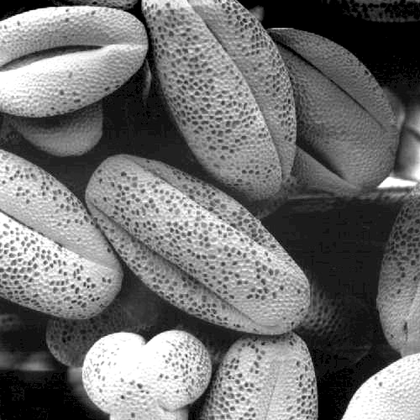
%> input picture Codes for Exercise 2/5.2.tif, 420 x 420 px, shrunk from 500 x 500 before the run
$ octave 5.m   (GNU Octave 9; MATLAB toolbox functions it lacks are replaced by stand-ins)
%> lines starting %> are read from the running program, lines starting %| are printed output that depends on the picture
%in barnamei baraye Histogram Specification ast.BARAYE
%EJRAYE BARNAME HAME BARNAME RA ENTEKHAB KARDE(Ctrl+A & Ctrl+C)VA DAR Command
%Window MATLAB PASTE KONID.
clc;
close all;
clear all;
%Histograme tasvire matlub
IMG_Desire=imread('5.2.tif');%tasvire matlub
%> IMG_Desire is the input picture: size 420x420 uint8; min 0, max 255, mean 113.2
figure(1);
subplot(2,2,1);imshow(IMG_Desire);title('tasvire matlub');
figure(2);
subplot(2,2,1);imhist(IMG_Desire);title('histogram tasvire matlub');
IMG_Desire=double(IMG_Desire);
%> IMG_Desire: size 420x420 double
%Histogram
HST=zeros(1,256);
[m n]=size(IMG_Desire);
%> m = 420; n = 420
for i=1:m
      for j=1:n
      HST(IMG_Desire(i,j)+1)=HST(IMG_Desire(i,j)+1)+1;
      end
end
%> after the loop, HST = 256 values, max 10370 at index 1, min 174 at index 8, mean 689.1
P=HST/(m*n);
%> P = 256 values, max 0.0588 at index 1, min 0.000986 at index 8, mean 0.00391
C(1)=P(1);
for k=2:256
    C(k)=C(k-1)+P(k);
end
%> after the loop, C = 256 values from 0.0588 to 1
L=256;
%tasvire vorudi
IMG_IN=imread('5.1.tif');
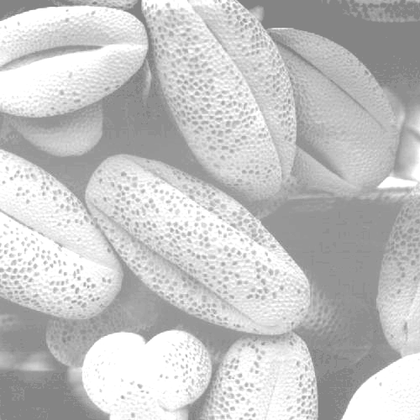
%> input picture Codes for Exercise 2/5.1.tif, 420 x 420 px, shrunk from 500 x 500 before the run
%> IMG_IN is the input picture: size 420x420 uint8; min 125, max 255, mean 196.3
figure(1);
subplot(2,2,2);imshow(IMG_IN);title('tasvire vorudi');
IN=double(IMG_IN);
[m,n]=size(IN);
%tedade pixel ha
Num=m*n;
%> Num = 176400
Con=reshape(IN,Num,1);
ConP=hist(Con,[0:L-1]);
%> ConP = 256 values, max 17020 at index 256, min 0 at index 1, mean 689.1
%normalize kardan
ConP=ConP/Num;
%> ConP = 256 values, max 0.0965 at index 256, min 0 at index 1, mean 0.00391
SS=ConP*triu(ones(L));
ZZ=C;
%> ZZ = 256 values from 0.0588 to 1
FF=zeros(256);
BB=zeros(m,n);
for q=1:L
for p=FF(q)+1:L
if (ZZ(p)>=SS(q))
FF(q) = p;
T=find(IN == q-1); a=size(T);
BB(T)=p;
break;
end
end
end
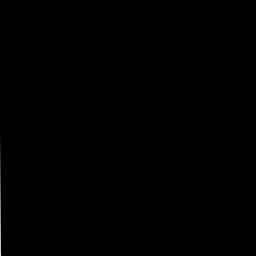
%> FF: size 256x256 double; min 0, max 256, mean 0.2; drawn with min black and max white
%> after the loop, a = [17020 1]
BB=uint8(BB);
%> BB: size 420x420 uint8
%tarsimat
figure(1);
subplot(2,2,3);imshow(BB);title('tasvire khoruji:histogram specification');
figure(2);
subplot(2,2,2);imhist(IMG_IN);title('histogram tasvire vorudi');
subplot(2,2,3);imhist(BB);title('histogram tasvire specification');
%> after `title('histogram tasvire specification')`:
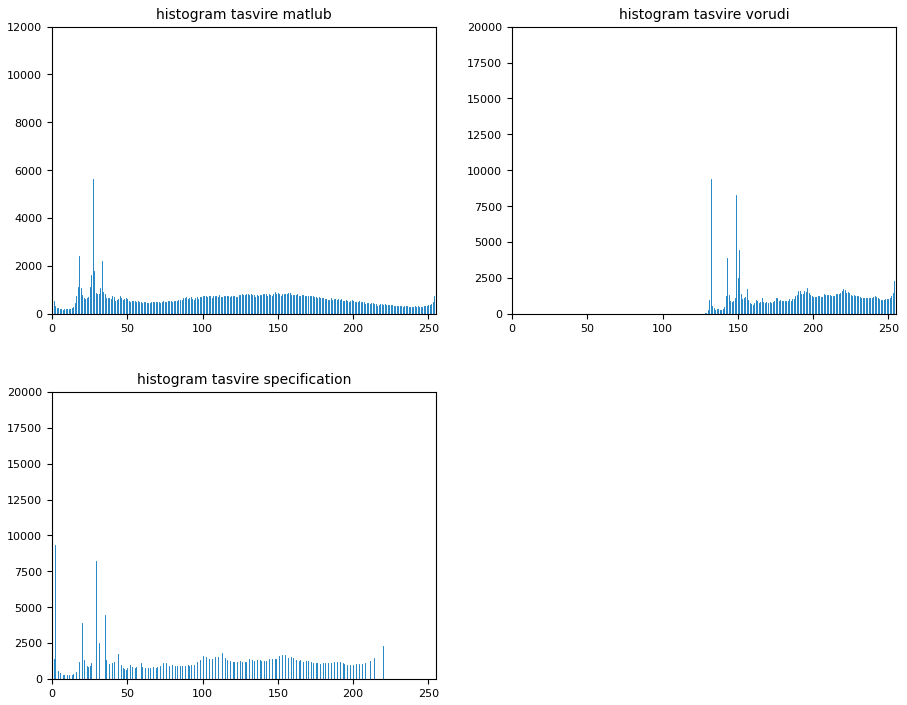
%> figure redrawn from the program's plot data, 3 panels; panel 1: highest point at x = 0, y = 10370; panel 2: highest point at x = 255, y = 17020
